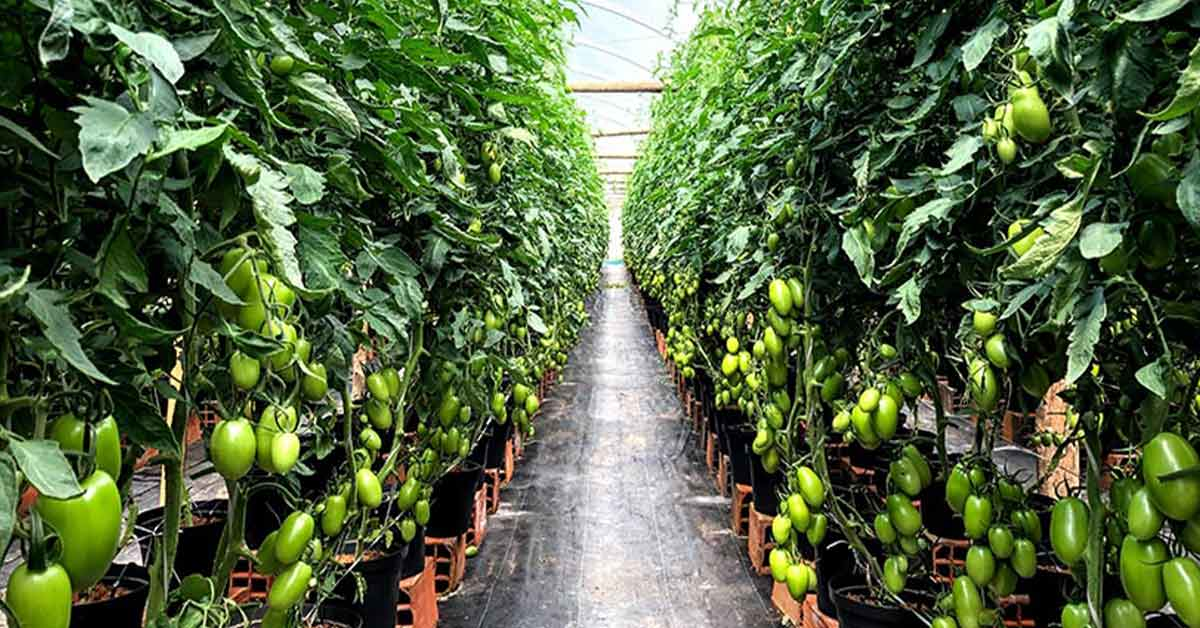
#> input picture AgroMars Vision/image9.png, 1200 x 628 px
$ python GS1_space.py
#> lines starting #> are read from the running program, lines starting #| are printed output that depends on the picture; after the words box and inside, x2 and y2 are one past the last pixel; in counts of white or black regions, pixels touching at a corner belong together
import cv2
import numpy as np
import os

# Outros Sensores
SENSORES = {
    "TEMPERATURA":  {"valor": 33,    "unidade": "C",   "min": 18,  "max": 30},
    "UMIDADE":      {"valor": 55,    "unidade": "%",   "min": 60,  "max": 85},
    "CO2":          {"valor": 1200,  "unidade": "ppm", "min": 400, "max": 1500},
    "O2":           {"valor": 19,    "unidade": "%",   "min": 18,"max": 23},
    "RADIACAO":     {"valor": 0.15,  "unidade": "mSv", "min": 0,   "max": 1},
    "PH_AGUA":      {"valor": 6.5,   "unidade": "pH",  "min": 5.5, "max": 7.0},
    "LUMINOSIDADE": {"valor": 800,   "unidade": "lux", "min": 500, "max": 10000},
}

def avaliar_sensor(dados):
    v, mn, mx = dados["valor"], dados["min"], dados["max"]
    if v < mn:
        return "BAIXO", (0, 100, 255)
    elif v > mx:
        return "ALTO", (0, 0, 255)
    else:
        return "OK", (0, 220, 0)

# IMG
script_dir = os.path.dirname(os.path.abspath(__file__))
frame = cv2.imread(os.path.join(script_dir, "image9.png"))
#> frame is the input picture: shape (628, 1200, 3); mean B, G, R 64.2, 99.8, 82.7

if frame is None:
    print("Erro ao abrir a imagem.")
    exit()

frame = cv2.resize(frame, (640, 480))
#> frame: shape (480, 640, 3)


hsv = cv2.cvtColor(frame, cv2.COLOR_BGR2HSV)
#> hsv: shape (480, 640, 3); mean H, S, V 54.8, 126.8, 102.1

# Vermelho
mask_vermelho1 = cv2.inRange(hsv, np.array([0,  80, 50]), np.array([10, 255, 255]))
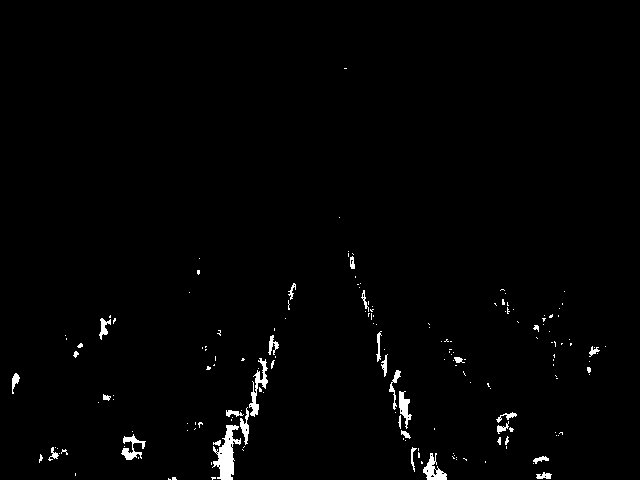
#> mask_vermelho1: shape (480, 640); 1.4% white; 174 white regions (140 under 20 px), largest, box (x1, y1, x2, y2) and area: (212, 425, 241, 480) 747, (249, 358, 268, 417) 361, (423, 453, 447, 480) 307
mask_vermelho2 = cv2.inRange(hsv, np.array([165, 80, 50]), np.array([180, 255, 255]))
#> mask_vermelho2: shape (480, 640); 0.03% white in thin lines or dots, all inside (x1, y1, x2, y2) = (66, 284, 549, 478)
mask_vermelho  = cv2.bitwise_or(mask_vermelho1, mask_vermelho2)
#> mask_vermelho: shape (480, 640); 1.4% white; 173 white regions (140 under 20 px), largest, box (x1, y1, x2, y2) and area: (211, 425, 241, 480) 775, (249, 358, 268, 417) 374, (423, 453, 447, 480) 308

# Laranja
mask_laranja = cv2.inRange(hsv, np.array([11, 80, 50]), np.array([25, 255, 255]))
#> mask_laranja: shape (480, 640); 1.4% white; 302 white regions (257 under 20 px), largest, box (x1, y1, x2, y2) and area: (553, 340, 576, 380) 509, (551, 293, 572, 334) 455, (412, 443, 430, 480) 291

# Verde
mask_verde = cv2.inRange(hsv, np.array([35, 40, 40]), np.array([85, 255, 255]))
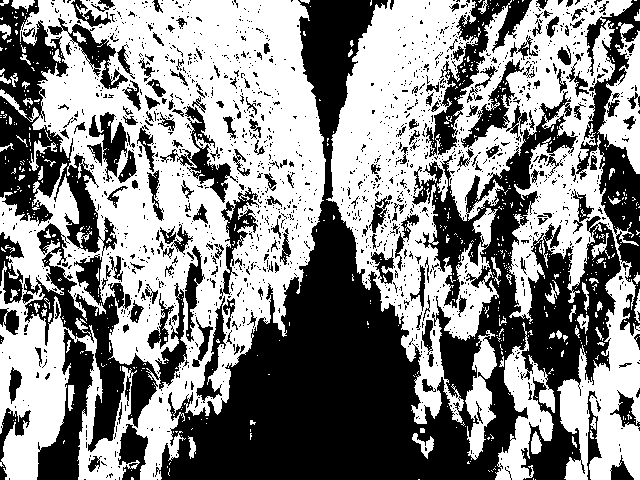
#> mask_verde: shape (480, 640); 53.4% white; 1703 black regions (1501 under 20 px), largest, box (x1, y1, x2, y2) and area: (155, 0, 621, 480) 77773, (0, 0, 117, 256) 10821, (22, 223, 187, 452) 9032

# Máscara
mask = cv2.bitwise_or(mask_vermelho, cv2.bitwise_or(mask_laranja, mask_verde))
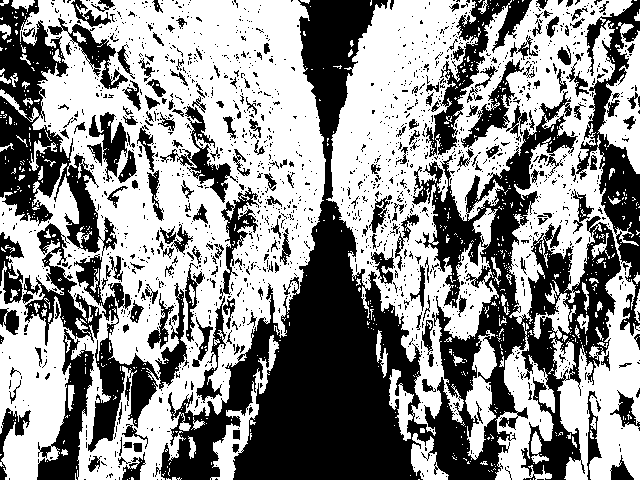
#> mask: shape (480, 640); 56.2% white; 1768 black regions (1553 under 20 px), largest, box (x1, y1, x2, y2) and area: (155, 0, 621, 480) 70663, (0, 0, 117, 256) 10821, (576, 0, 640, 336) 6680

total_pixels   = frame.shape[0] * frame.shape[1]
#> total_pixels = 307200
pct_vermelho   = cv2.countNonZero(mask_vermelho) / total_pixels * 100
#> pct_vermelho = 1.39
pct_laranja    = cv2.countNonZero(mask_laranja)  / total_pixels * 100
#> pct_laranja = 1.44
pct_verde      = cv2.countNonZero(mask_verde)    / total_pixels * 100
#> pct_verde = 53.4

# Ponto de colheita
if pct_vermelho >= 5:
    status_cor = "PRONTO PARA COLHEITA"
    color_cor  = (0, 0, 255)
elif pct_laranja >= 5:
    status_cor = "PINTADO / QUASE PRONTO"
    color_cor  = (0, 140, 255)
else:
    status_cor = "VERDE / NAO COLHER"
    color_cor  = (0, 200, 0)

cv2.putText(frame, f"Vermelho:{pct_vermelho:.1f}% Laranja:{pct_laranja:.1f}% Verde:{pct_verde:.1f}%",
            (10, 22), cv2.FONT_HERSHEY_SIMPLEX, 0.48, (255, 255, 255), 1)
cv2.putText(frame, f"Colheita: {status_cor}", (10, 48),
            cv2.FONT_HERSHEY_SIMPLEX, 0.62, color_cor, 2)
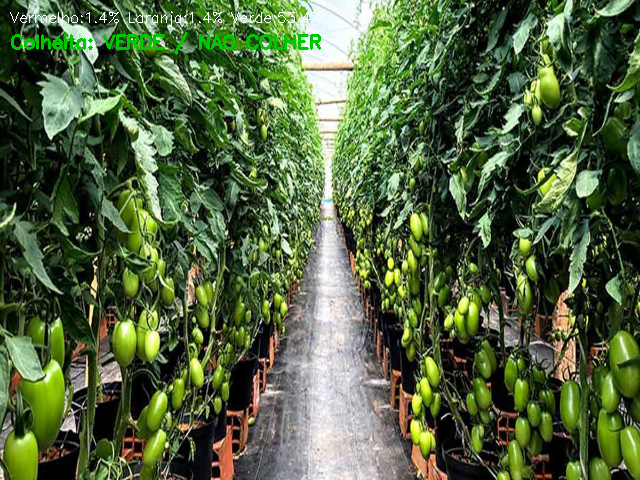
#> frame: shape (480, 640, 3); mean B, G, R 64, 100.5, 82.4

# Detecta Tomates
for msk, cor_cnt in [(mask_vermelho, (0, 0, 255)),
                     (mask_laranja,  (0, 140, 255)),
                     (mask_verde,    (0, 200, 0))]:
    contours, _ = cv2.findContours(msk, cv2.RETR_EXTERNAL, cv2.CHAIN_APPROX_SIMPLE)
    for cnt in contours:
        if cv2.contourArea(cnt) > 500:
            x, y, w, h = cv2.boundingRect(cnt)
            cv2.rectangle(frame, (x, y), (x + w, y + h), cor_cnt, 2)
#> this loop made 3 passes
#> cor_cnt on passes 1 to 3: (0, 0, 255), (0, 140, 255), (0, 200, 0)
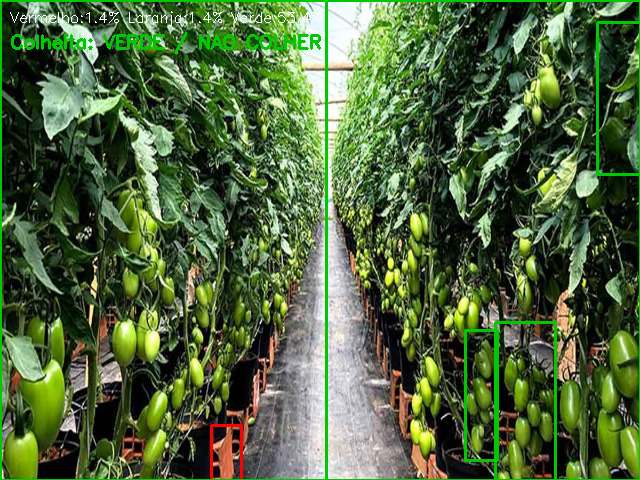
#> frame: shape (480, 640, 3); 2.55% of pixels changed, all inside (x1, y1, x2, y2) = (0, 0, 640, 480)

# Painel
painel_x = 0
painel_y = 90
linha_altura = 38

overlay = frame.copy()
cv2.rectangle(overlay, (painel_x, painel_y - 5),
              (380, painel_y + linha_altura * len(SENSORES) + 5), (30, 30, 30), -1)
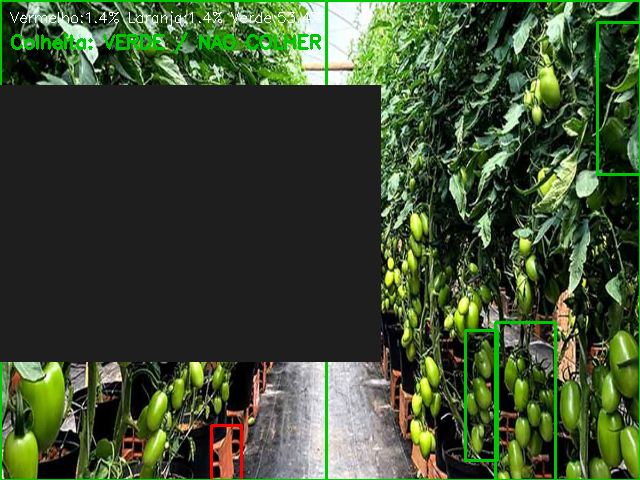
#> overlay: shape (480, 640, 3); mean B, G, R 49.4, 77, 62.2
cv2.addWeighted(overlay, 0.55, frame, 0.45, 0, frame)


# Alertas
alertas = []

for i, (nome, dados) in enumerate(SENSORES.items()):
    estado, cor_estado = avaliar_sensor(dados)
    v   = dados["valor"]
    uni = dados["unidade"]
    mn  = dados["min"]
    mx  = dados["max"]

    y_pos = painel_y + i * linha_altura + 25

    # Nome e valor
    cv2.putText(frame, f"{nome}: {v} {uni}", (painel_x + 8, y_pos),
                cv2.FONT_HERSHEY_SIMPLEX, 0.52, (220, 220, 220), 1)

    # Estado
    cv2.putText(frame, f"[{estado}]", (painel_x + 270, y_pos),
                cv2.FONT_HERSHEY_SIMPLEX, 0.52, cor_estado, 2)

    if estado != "OK":
        alertas.append((nome, estado, v, uni, mn, mx))
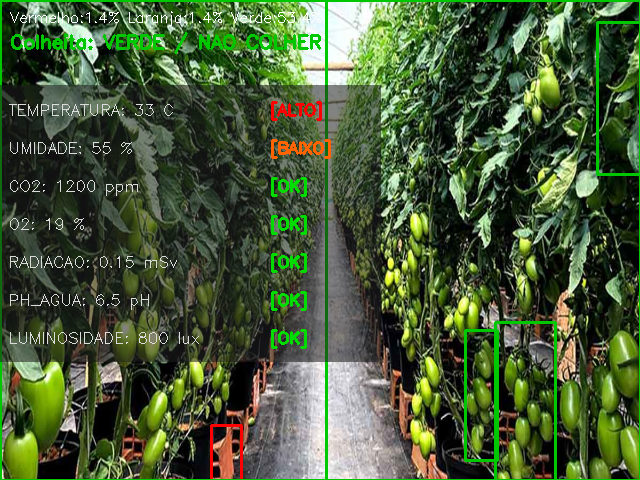
#> frame: shape (480, 640, 3); mean B, G, R 55.8, 90.5, 71.8
#> after the loop, alertas = [('TEMPERATURA', 'ALTO', 33, 'C', 18, 30), ('UMIDADE', 'BAIXO', 55, '%', 60, 85)]

# Alertas
if alertas:
    print("\n===== ALERTAS =====")
    for nome, estado, v, uni, mn, mx in alertas:
        if estado == "BAIXO":
            print(f"[BAIXO]  {nome}: {v} {uni}  (minimo esperado: {mn} {uni})")
        else:
            print(f"[ALTO]   {nome}: {v} {uni}  (maximo esperado: {mx} {uni})")
#> this loop made 2 passes
#| [ALTO]   TEMPERATURA: 33 C  (maximo esperado: 30 C)
#| [BAIXO]  UMIDADE: 55 %  (minimo esperado: 60 %)
    print("===================\n")
else:
    print("Todos os sensores dentro dos limites normais.")

# Img
cv2.imshow("AgroMars Vision", frame)
cv2.imshow("Mascara Tomate", mask)

cv2.waitKey(0)
cv2.destroyAllWindows()

$ run again, with AgroMars Vision/image1.png copied over AgroMars Vision/image9.png
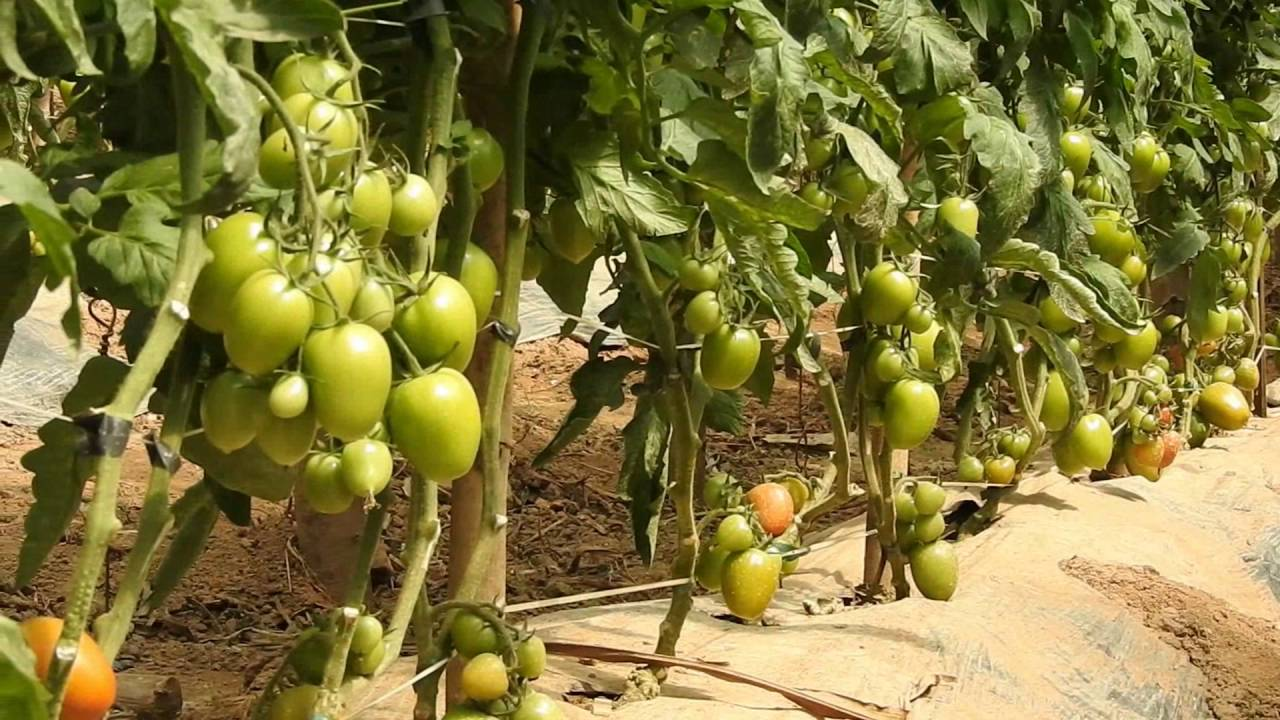
#> input picture AgroMars Vision/image1.png, 1280 x 720 px
#> frame is the input picture: shape (720, 1280, 3); mean B, G, R 60.3, 120, 129.2
#> hsv: shape (480, 640, 3); mean H, S, V 26.7, 160.5, 131.6
#> mask_vermelho1: shape (480, 640); 0.04% white in thin lines or dots, all inside (x1, y1, x2, y2) = (2, 208, 596, 480)
#> mask_vermelho2: shape (480, 640); every value is 0
#> `mask_laranja = cv2.inRange(hsv, np.array([11, 80, 50]), np.array([25, ..`:
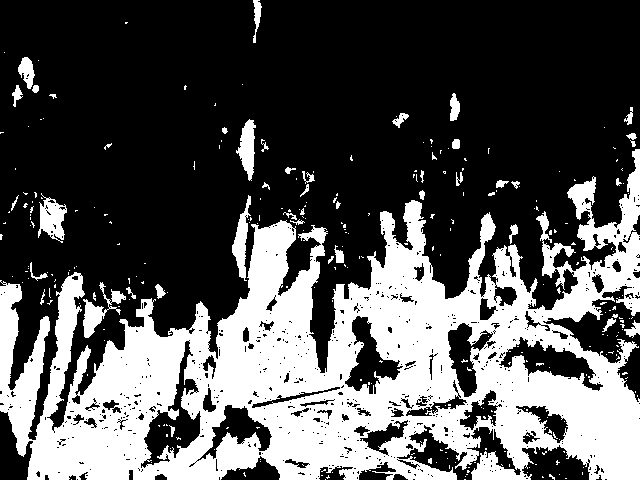
#> mask_laranja: shape (480, 640); 33.4% white; 297 white regions (251 under 20 px), largest, box (x1, y1, x2, y2) and area: (0, 149, 640, 480) 96135, (38, 193, 67, 243) 793, (83, 282, 126, 338) 745
#> mask_verde: shape (480, 640); 11.5% white; 360 white regions (292 under 20 px), largest, box (x1, y1, x2, y2) and area: (261, 0, 427, 138) 10909, (440, 0, 605, 109) 7038, (0, 78, 112, 207) 5074
#> mask: shape (480, 640); 44.9% white; 657 white regions (544 under 20 px), largest, box (x1, y1, x2, y2) and area: (0, 149, 640, 480) 96262, (261, 0, 427, 138) 10909, (440, 0, 605, 109) 7038
#> pct_vermelho = 0.0449
#> pct_laranja = 33.43
#> pct_verde = 11.47
#> the loop `for msk, cor_cnt in [(mask_vermelho, (0, 0, 255)), (mask_laranja,  (0,..` made 3 passes
#> cor_cnt on passes 2 to 3: (0, 140, 255), (0, 200, 0)
#> after the loop `for i, (nome, dados) in enumerate(SENSORES.items()):`:
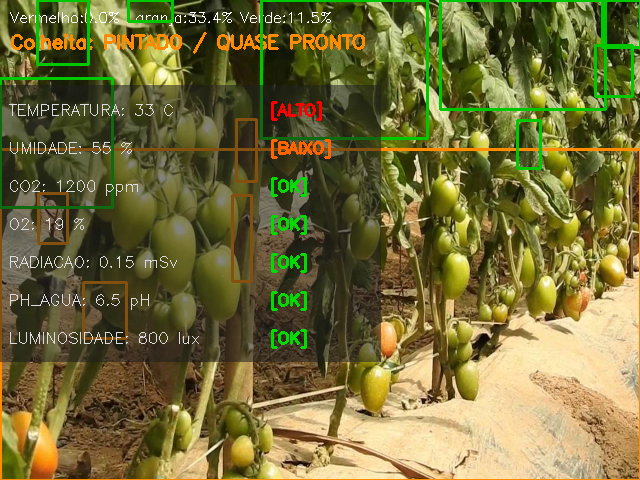
#> frame: shape (480, 640, 3); mean B, G, R 56.6, 109.2, 115.2
#> after the loop `for i, (nome, dados) in enumerate(SENSORES.items()):`: alertas = [('TEMPERATURA', 'ALTO', 33, 'C', 18, 30), ('UMIDADE', 'BAIXO', 55, '%', 60, 85)]
#> the loop `for nome, estado, v, uni, mn, mx in alertas:` made 2 passes
#> (printed output is left out)

$ run again, with AgroMars Vision/image2.png copied over AgroMars Vision/image9.png
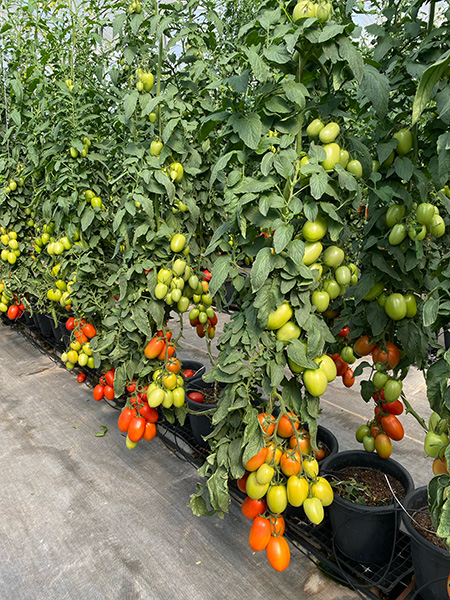
#> input picture AgroMars Vision/image2.png, 450 x 600 px
#> frame is the input picture: shape (600, 450, 3); mean B, G, R 79, 117.2, 110.8
#> hsv: shape (480, 640, 3); mean H, S, V 40.6, 102.6, 123.1
#> `mask_vermelho1 = cv2.inRange(hsv, np.array([0,  80, 50]), np.array([10..`:
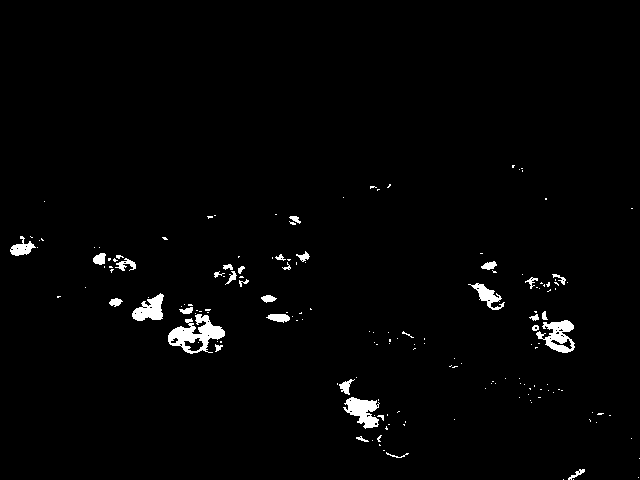
#> mask_vermelho1: shape (480, 640); 1.8% white; 168 white regions (133 under 20 px), largest, box (x1, y1, x2, y2) and area: (168, 314, 225, 354) 1053, (536, 320, 575, 353) 670, (343, 397, 380, 429) 649
#> mask_vermelho2: shape (480, 640); 0.01% white in thin lines or dots, all inside (x1, y1, x2, y2) = (25, 224, 563, 407)
#> mask_vermelho: shape (480, 640); 1.8% white; 166 white regions (131 under 20 px), largest, box (x1, y1, x2, y2) and area: (168, 314, 225, 354) 1056, (536, 320, 575, 353) 681, (343, 397, 380, 429) 656
#> mask_laranja: shape (480, 640); 3.5% white; 518 white regions (469 under 20 px), largest, box (x1, y1, x2, y2) and area: (345, 331, 442, 387) 1904, (353, 408, 414, 457) 1537, (205, 265, 258, 300) 707
#> mask_verde: shape (480, 640); 50.5% white; 1795 black regions (1564 under 20 px), largest, box (x1, y1, x2, y2) and area: (0, 205, 640, 480) 120564, (0, 175, 101, 222) 1544, (518, 195, 611, 241) 1160
#> mask: shape (480, 640); 55.8% white; 2014 black regions (1764 under 20 px), largest, box (x1, y1, x2, y2) and area: (0, 205, 640, 480) 103294, (0, 175, 101, 221) 1477, (518, 195, 611, 241) 1147
#> pct_vermelho = 1.82
#> pct_laranja = 3.48
#> pct_verde = 50.48
#> the loop `for msk, cor_cnt in [(mask_vermelho, (0, 0, 255)), (mask_laranja,  (0,..` made 3 passes
#> cor_cnt on passes 1 to 3: (0, 0, 255), (0, 140, 255), (0, 200, 0)
#> after the loop `for i, (nome, dados) in enumerate(SENSORES.items()):`:
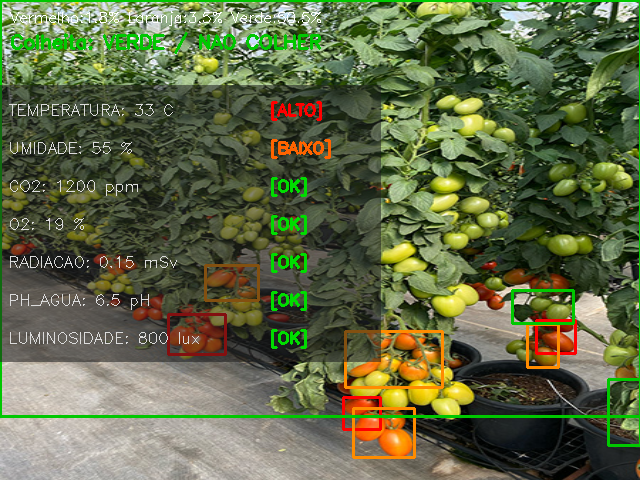
#> frame: shape (480, 640, 3); mean B, G, R 69.4, 104.7, 95.8
#> after the loop `for i, (nome, dados) in enumerate(SENSORES.items()):`: alertas = [('TEMPERATURA', 'ALTO', 33, 'C', 18, 30), ('UMIDADE', 'BAIXO', 55, '%', 60, 85)]
#> the loop `for nome, estado, v, uni, mn, mx in alertas:` made 2 passes
#> (printed output is left out)

$ run again, with AgroMars Vision/image3.png copied over AgroMars Vision/image9.png
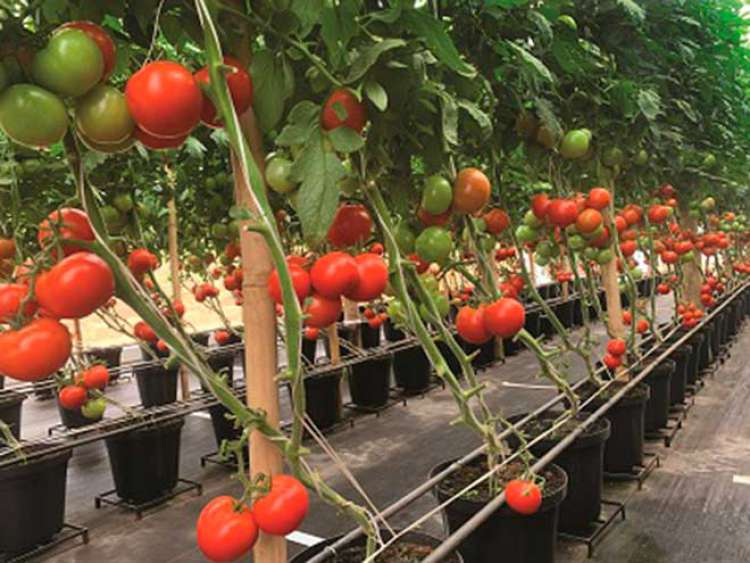
#> input picture AgroMars Vision/image3.png, 750 x 563 px
#> frame is the input picture: shape (563, 750, 3); mean B, G, R 58.8, 88.1, 106.2
#> hsv: shape (480, 640, 3); mean H, S, V 24.2, 116.3, 110.5
#> mask_vermelho1: shape (480, 640); 12% white; 358 white regions (277 under 20 px), largest, box (x1, y1, x2, y2) and area: (0, 209, 98, 327) 6748, (166, 402, 266, 480) 4407, (106, 52, 191, 126) 4136
#> mask_vermelho2: shape (480, 640); 0.07% white in thin lines or dots, all inside (x1, y1, x2, y2) = (37, 189, 606, 480)
#> mask_vermelho: shape (480, 640); 12.1% white; 358 white regions (277 under 20 px), largest, box (x1, y1, x2, y2) and area: (0, 209, 98, 327) 6748, (166, 402, 266, 480) 4465, (106, 52, 191, 126) 4136
#> mask_laranja: shape (480, 640); 19% white; 760 white regions (628 under 20 px), largest, box (x1, y1, x2, y2) and area: (90, 124, 316, 450) 14588, (344, 142, 640, 341) 14058, (0, 10, 193, 340) 7676
#> mask_verde: shape (480, 640); 24.3% white; 277 white regions (211 under 20 px), largest, box (x1, y1, x2, y2) and area: (206, 0, 640, 204) 52828, (0, 0, 136, 111) 5922, (68, 65, 235, 212) 5353
#> mask: shape (480, 640); 55.4% white; 800 black regions (687 under 20 px), largest, box (x1, y1, x2, y2) and area: (62, 0, 640, 480) 88348, (0, 255, 262, 480) 25500, (0, 15, 85, 225) 4478
#> pct_vermelho = 12.11
#> pct_laranja = 19.03
#> pct_verde = 24.28
#> the loop `for msk, cor_cnt in [(mask_vermelho, (0, 0, 255)), (mask_laranja,  (0,..` made 3 passes
#> cor_cnt on passes 1 to 3: (0, 0, 255), (0, 140, 255), (0, 200, 0)
#> after the loop `for i, (nome, dados) in enumerate(SENSORES.items()):`:
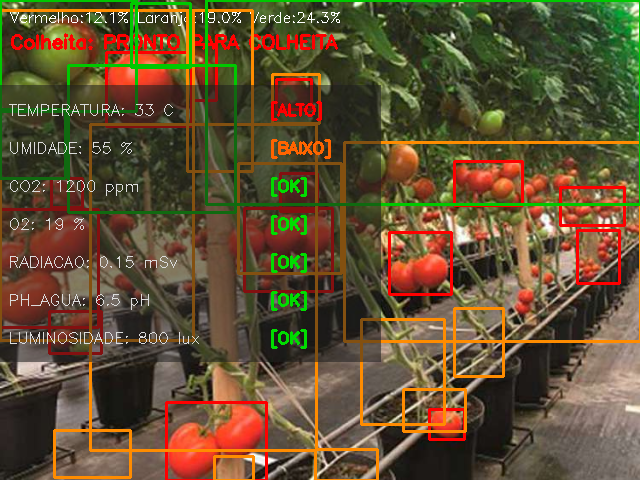
#> frame: shape (480, 640, 3); mean B, G, R 50.1, 79.8, 97.6
#> after the loop `for i, (nome, dados) in enumerate(SENSORES.items()):`: alertas = [('TEMPERATURA', 'ALTO', 33, 'C', 18, 30), ('UMIDADE', 'BAIXO', 55, '%', 60, 85)]
#> the loop `for nome, estado, v, uni, mn, mx in alertas:` made 2 passes
#> (printed output is left out)
